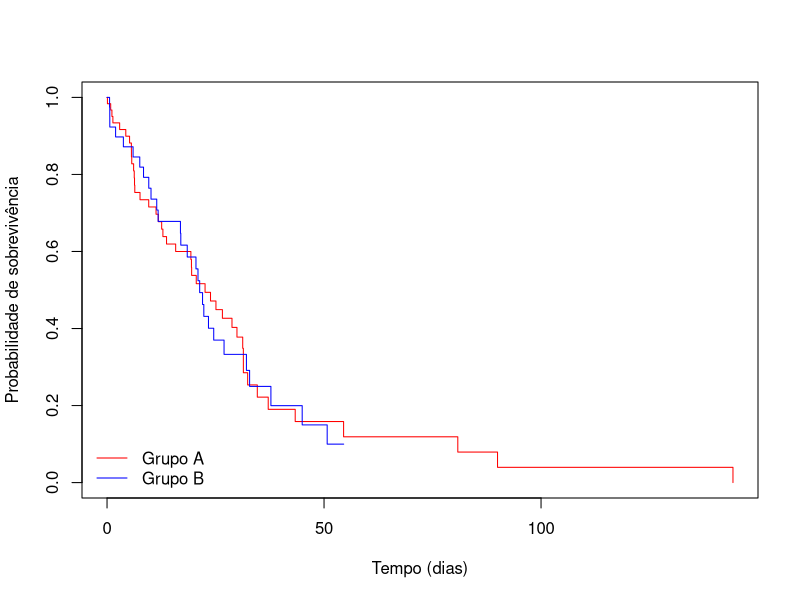

Here is the R script that generated this plot:
## ---- chunk 1
#| fig-cap: "Curvas de Kaplan-Meier simuladas por grupo"
#| label: fig-fig2-simulado

library(survival)

# Gerando dados simulados
set.seed(123)
n <- 100
tempo <- rexp(n, rate = 0.05)        # tempos de seguimento aleatórios
status <- rbinom(n, 1, 0.7)          # evento ocorreu ou censura
grupo <- sample(c("A", "B"), n, replace = TRUE)  # dois grupos aleatórios

dados_sim <- data.frame(tempo = tempo, status = status, grupo = grupo)

# Ajustando modelo Kaplan-Meier
km_sim <- survfit(Surv(tempo, status) ~ grupo, data = dados_sim)

# Plotando
plot(km_sim, col = c("red", "blue"), xlab = "Tempo (dias)",
     ylab = "Probabilidade de sobrevivência")
legend("bottomleft", legend = c("Grupo A", "Grupo B"),
       col = c("red", "blue"), lty = 1, bty = "n")

## ---- chunk 2
#| tbl-cap: "Resumo de eventos por grupo (simulado)"
#| label: tbl-tabela-simulada

library(dplyr)
library(knitr)

# Criando tabela de resumo
tabela_sim <- dados_sim %>%
  group_by(grupo) %>%
  summarise(
    Total = n(),
    Eventos = sum(status),
    Censuras = sum(1 - status),
    .groups = 'drop'
  )

# Exibindo a tabela
kable(tabela_sim, align = "c")

